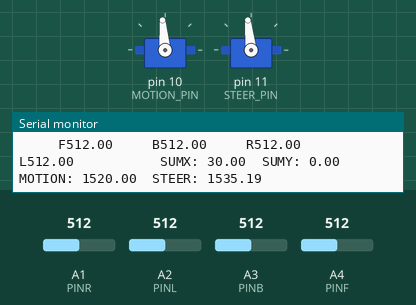
This sketch was run on a simulated Arduino Uno, built with avr-gcc and run on an emulated ATmega328P. Parts: 2 × servo, the last lines printed to the serial monitor. Inputs (shaded band) come from the test bench; at power-on: A1 (PINR) = 512, A2 (PINL) = 512, A4 (PINF) = 512, A3 (PINB) = 512.

Above: at 6.2 s.
6.3 s: A1 (PINR) set to 524
At 7.4 s:
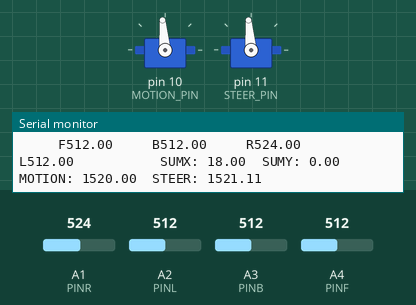
9.3 s: A1 (PINR) set to 542
At 10.4 s:
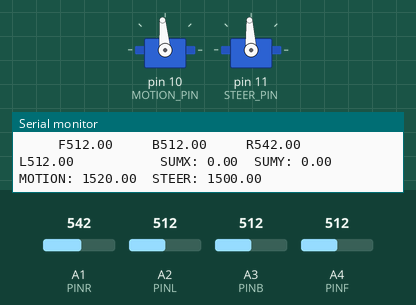
12.3 s: A2 (PINL) set to 533
At 13.3 s:
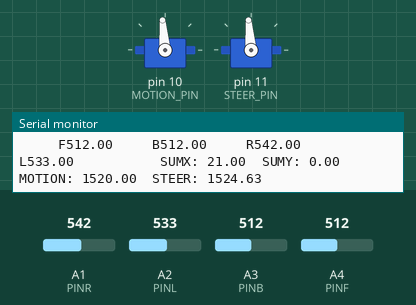
15.3 s: A4 (PINF) set to 716
At 15.8 s:
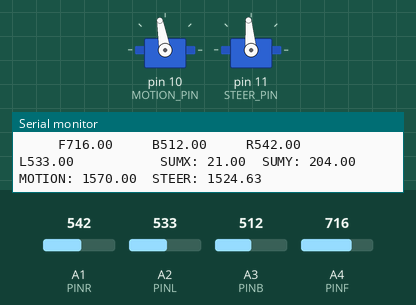
16.8 s: A2 (PINL) set to 598
At 17.7 s:
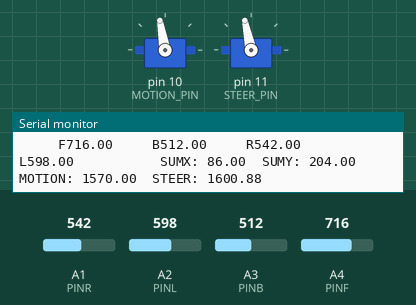
18.3 s: A2 (PINL) set to 629
At 19.5 s:
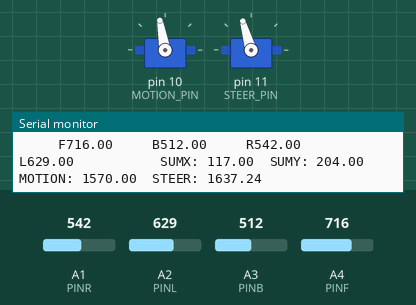
Timing chart, 0 to 21.3 s (numbered marks = the images above; inputs shaded):
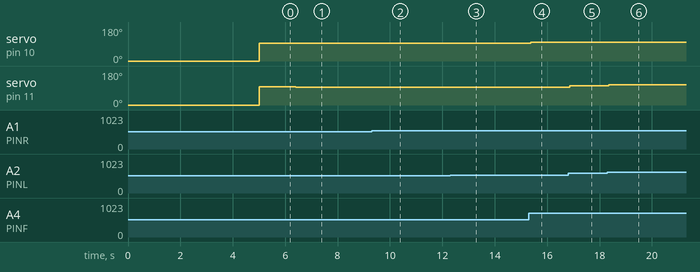

Measured:
- after the input at 6.3 s, servo on pin 11 (STEER_PIN): 96° → 95° after 0.09 s
- after the input at 9.3 s, servo on pin 11 (STEER_PIN): 95° → 93° at once
- after the input at 12.3 s, servo on pin 11 (STEER_PIN): 93° → 95° at once
- after the input at 15.3 s, servo on pin 10 (MOTION_PIN): 95° → 100° after 0.07 s
- after the input at 16.8 s, servo on pin 11 (STEER_PIN): 95° → 102° after 0.06 s
- after the input at 18.3 s, servo on pin 11 (STEER_PIN): 102° → 106° at once

The sketch:

CSS427Project.ino
```cpp
#include <Servo.h>
#define PINF       A4
#define PINB       A3
#define PINR       A1
#define PINL       A2
#define MOTION_PIN 10
#define STEER_PIN  11
const float DEADZONE = 10;


float f, b, r, l, sumX, sumY;


float motionPulse = 1500;
float steerPulse  = 1500;


Servo motionServo;
Servo steerServo;

void setup(){
  Serial.begin(9600);

  motionServo.attach(MOTION_PIN);
  steerServo.attach(STEER_PIN);

  Serial.print("\nArduino initialized");

  // This 5 second delay is here to allow time for the car to see the "0-pulse".
  // If this isn't here, the car won't respond to pulses as we expect.
  motionServo.writeMicroseconds(0);
  steerServo.writeMicroseconds(0);
  delay(5000);


  // motionServo.writeMicroseconds(motionPulse);
  // steerServo.writeMicroseconds(steerPulse);
}

void loop(){

  f = analogRead(PINF);
  b = analogRead(PINB);
  r = analogRead(PINR);
  l = analogRead(PINL);


  sumX = l + 30 - r;  if (abs(sumX) < DEADZONE) sumX = 0;
  sumY = f - b;  if (abs(sumY) < DEADZONE) sumY = 0;


  motionPulse = constrain(1510 + (sumY * 500.0) / 1023.0, 1520, 1570);
  steerPulse  = constrain(1500 + (sumX * 1200.0) / 1023.0, 1100, 1900);

  motionServo.writeMicroseconds(motionPulse);
  steerServo.writeMicroseconds(steerPulse);

  //
  // Forward motion [1565 (min), 2000 (max)]
  // Steering:
  // Left [1100 (min), 1500 (idle))
  // Right (1500 (idle), 1900 (max)]

  // motionServo.writeMicroseconds(1565);
  // steerServo.writeMicroseconds(1500);


  Serial.print("SUMX: ");   Serial.print(sumX);
  Serial.print("  SUMY: ");   Serial.print(sumY);
  Serial.print("  MOTION: "); Serial.print(motionPulse);
  Serial.print("  STEER: ");  Serial.println(steerPulse);
  Serial.print("     F"); Serial.print(f);
  Serial.print("     B"); Serial.print(b);
  Serial.print("     R"); Serial.print(r);
  Serial.print("     L"); Serial.print(l); Serial.print("           ");


  //delay(50);
}
```
